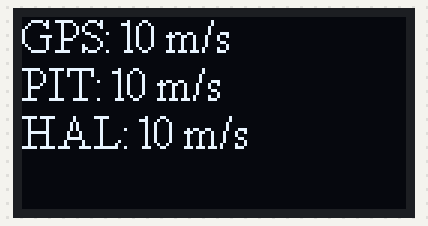
A sketch run on a simulated Arduino Uno, built with avr-gcc and run on an emulated ATmega328P. Parts: 128×64 one-colour display.

Above: at 0.1 s.

The sketch:

oled_minimal.ino
```cpp
#include "SSD1306Ascii.h"
#include "SSD1306AsciiAvrI2c.h"
#define I2C_ADDRESS 0x3C

SSD1306AsciiAvrI2c oled;

void setup() {
  oled.begin(&Adafruit128x64, I2C_ADDRESS);
  oled.setFont(TimesNewRoman16);
}

void loop() {
  oled.clear();
  oled.println("GPS: 10 m/s");
  oled.println("PIT: 10 m/s");
  oled.println("HAL: 10 m/s");
  delay(1000);
}
```
